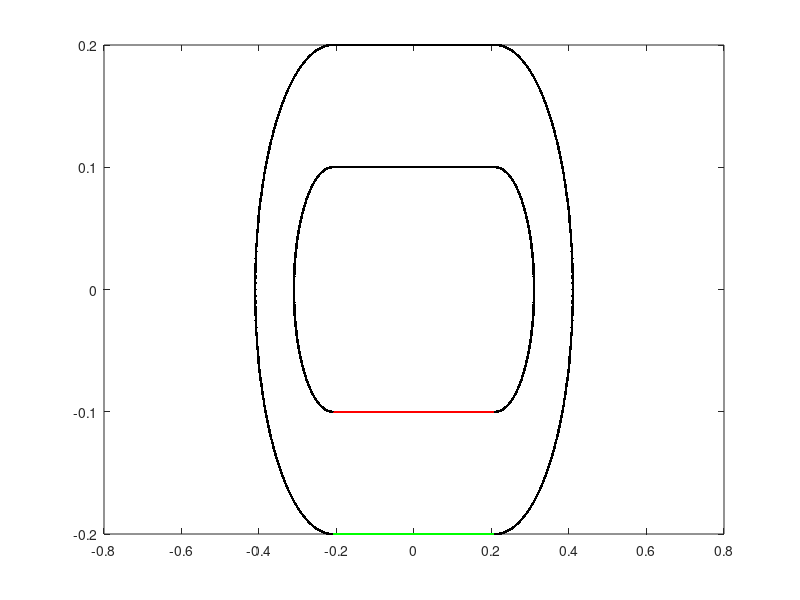

Recreate this plot in MATLAB.
%Racetrack with prescribed peristalsis and pericardium

L = 1;                              % length of computational domain (m)
N = 512;                            % number of Cartesian grid meshwidths at the finest level of the AMR grid
dx = L/N;                           % Cartesian mesh width (m)
ds = L/(2*N);                       % space between boundary points in straight tube

%%%%%%%%%%%%%%%%%%%%%%%%%%%%%%%%%%%%%%%%%%%%%%%%%%%
%%%%%%%%%%%%%%%%%%%%%%%%%%%%%%%%%%%%%%%%%%%%%%%%%%%
%Parameters for the racetrack

Let = 0.4;                          % Length of elastic tube (m)
Nend = 10;                           % Number of rigid points on each end of elastic section
Lt = Let+2*Nend*ds;                 % Length of straight section with three rigid points on each end

diameter = 0.1;                     % diameter of the tube
R2 = 0.1;                           % radius of inner wall
R1 = R2+diameter;                   % radius of outer wall
percont = 0.8;                      %percent contraction for applied force peristalsis

Nstraight = 2*ceil(Lt/ds);          % number of points along each straight section
Ncurve = 2*ceil(pi*R1/ds);          % number of points along each curved section
Nrace = Nstraight+2*Ncurve;         % number of points making up the racetrack part
dtheta = pi/(Ncurve/2);             % angle increment for drawing curved edges

mesh_name = 'heart_';               % structure name

centery = 0;                        % y-position of center of curved sections
centerx1 = -0.5*Lt;                 % x-position of center of left curved section
centerx2 = 0.5*Lt;                  % x-position of center of right curved section

%%%%%%%%%%%%%%%%%%%%%%%%%%%%%%%%%%%%%%%%%%%%%%%%%%%%%%%%%%
%%%%%%%%%%%%%%%%%%%%%%%%%%%%%%%%%%%%%%%%%%%%%%%%%%%%%%%%%
% Parameters for the pericardium
%Dp = 2*diameter;                    %diameter of the pericardium
%Nperi = 2*ceil((Dp-diameter)/ds);  % number of boundary points along the sides of the pericardium
%Nperitot = Nperi + Nstraight;       % total number of pericardium points

%%%%%%%%%%%%%%%%%%%%%%%%%%%%%%%%%%%%%%%%%%%%%%%%%%%%%%%%%%
%%%%%%%%%%%%%%%%%%%%%%%%%%%%%%%%%%%%%%%%%%%%%%%%%%%%%%%%%
% Parameters for the actuator
%La = 0.04;                          % length of the actuator section
%NLa = ceil(La/ds);                  % number of points along each actuator
%Ca = 0.25*Lt;                       % center of the actuator section
%NCa = ceil(ceil(Nstraight/2)*Ca/Lt); % index of the center point
%Na1 = NCa - ceil(NLa/2);            % index of the starting point with respect to the elastic section
%Na2 = Na1+NLa-1;                    % index of the ending point with respect to the elastic section

%%%%%%%%%%%%%%%%%%%%%%%%%%%%%%%%%%%%%%%%%%%%%%%%%%%%%%%%%%
%%%%%%%%%%%%%%%%%%%%%%%%%%%%%%%%%%%%%%%%%%%%%%%%%%%%%%%%%
% Parameters for the prescribed peristalsis
Lap = 0.3;                          % length of the actuator section
NLap = ceil(Lap/ds);                  % number of points along each actuator
Cap = 0.5*Lt;                       % center of the actuator section
NCap = ceil(ceil(Nstraight/2)*Cap/Lt); % index of the center point
Na1p = NCap - ceil(NLap/2);            % index of the starting point with respect to the elastic section
Na2p = Na1p+NLap-1;                    % index of the ending point with respect to the elastic section


%%%%%%%%%%%%%%%%%%%%%%%%%%%%%%%%%%%%%%%%%%%
%%%%%%%%%%%%%%%%%%%%%%%%%%%%%%%%%%%%%%%%%%%

% Parameters for applied force peristalsis
%Lnperi = 0.05;                          % length of the end of the flexible tube without peristalsis
%Lperi = Lt-2*Lnperi;                      % length of the peristalsis section of tube
%Nperist = ceil(Lperi/ds);                 % number of peristaltic points on top or bottom of tube
%NCent = ceil(Nstraight/4);                 %index of center of elastic tube
%Nperi1 = NCent-ceil(0.5*Nperist);           % index of the starting point with respect to the elastic section
%Nperi2 = Nperi1+Nperist-1;                  %index of the ending point with respect to the elastic section

%%%%%%%%%%%%%%%%%%%%%%%%%%%%%%%%%%%%%%%%%%%
%%%%%%%%%%%%%%%%%%%%%%%%%%%%%%%%%%%%%%%%%%%
% parameters for markers
Nmarkersx = 11;                     %number of columns of markers
Nmarkersy = 11;                     %number of markers in each column
Nmarkers=Nmarkersx*Nmarkersy;       %total number of markers
dmx = Let/(Nmarkersx-1);            %space between markers in x-direction
dmy = diameter/(Nmarkersy-1);       %space between markers in y-direction

%%%%%%%%%%%%%%%%%%%%%%%%%%%%%%%%%%%%%%%%%%%
%%%%%%%%%%%%%%%%%%%%%%%%%%%%%%%%%%%%%%%%%%%
% material parameters
kappa_spring = 30.0;               % spring constant (Newton)
kappa_beam = 0.3;                 % beam stiffness constant (Newton m^2) %2.5e-2 works for Wo>=5
kappa_target = kappa_spring;        % target point penalty spring constant (Newton)
Fmag = 4.0e0;                % this is my best guess at a reasonable applied force %4.0e0 works for Wo>=5
phase = 0;                      %initial phase of the oscillating force, where F=Fmag*phase and phase = (1+sin(2*pi*f*t-pi/2));

%%%%%%%%%%%%%%%%%%%%%%%%%%%%%%%%%%%%%%%%%%%%%%%%%%%%%%%%%%%%%%%%%%%%%%%%%%%%%%%%
%%%%%%%%%%%%%%%%%%%%%%%%%%%%%%
% Make the elastic section of the tube
% Write out the vertex information

vertex_fid = fopen([mesh_name 'tube_' num2str(N) '.vertex'], 'w');
fprintf(vertex_fid, '%d\n', Nstraight);

%top part
for i=1:ceil(Nstraight/2)
    ytop = centery-R2;
    xtop = -Lt/2+(i-1)*ds;
    fprintf(vertex_fid, '%1.16e %1.16e\n', xtop, ytop);
end

%bottom part
for i=ceil(Nstraight/2)+1:Nstraight
    ybot = centery-R1;
    xbot = -Lt/2+(i-ceil(Nstraight/2)-1)*ds;
    fprintf(vertex_fid, '%1.16e %1.16e\n', xbot, ybot);
end
fclose(vertex_fid);

%%%%%%%%%%%%%%%%%%%%%%%%%%%%%%%%%%%%%%%%%%%%%%%%%%%%%%%%%%%%%%%%%%%%%%%%%%%%%%%%
%%%%%%%%%%%%%%%%%%%%%%%%%%%%%%
% Make markers as vertices with no material properties

vertex_fid = fopen(['markers_' num2str(N) '.vertex'], 'w');
fprintf(vertex_fid, '%d\n', Nmarkers);

%top part
for i=0:Nmarkersx-1
    for j=0:Nmarkersy-1
        y = centery-R2-j*dmy;
        x = -Let/2+i*dmx;
    fprintf(vertex_fid, '%1.16e %1.16e\n', x, y);
    end
end


%%%%%%%%%%%%%%%%%%%%%%%%%%%%%%%%%%%%%%%%%%%%%%%%%%%%%%%%%%%%%%%%%%%%%%%%%%%%%%%%
%%%%%%%%%%%%%%%%%%%%%%%%%%%%%%
% actuator part
% Write out the vertex information
%
%top part
%vertex_fid = fopen(['actuator_top_' num2str(N) '.vertex'], 'w');
%fprintf(vertex_fid, '%d\n', NLa);
%
%for i=Na1:Na2,
%    ytop = centery-R2;
%    xtop = -Lt/2+i*ds;
%    fprintf(vertex_fid, '%1.16e %1.16e\n', xtop, ytop);
%end
%fclose(vertex_fid);
%
%bottom part
%vertex_fid = fopen(['actuator_bot_' num2str(N) '.vertex'], 'w');
%fprintf(vertex_fid, '%d\n', NLa);
%
%for i=Na1:Na2,
%    ybot = centery-R1;
%    xbot = -Lt/2+i*ds;
%    fprintf(vertex_fid, '%1.16e %1.16e\n', xbot, ybot);
%end
%fclose(vertex_fid);
%
%%%%%%%%%%%%%%%%%%%%%%%%%%%%%%%%%%%%%%%%%%%%%%%%%%%%%%%%%%%%%%%%%%%%%%%%%%%%%%%%
%%%%%%%%%%%%%%%%%%%%%%%%%%%%%%
% prescribed peristalsis part
% Write out the vertex information

% Allocate space for variables
ytop_elastic = zeros(1,ceil(Nstraight/2));
xtop_elastic = zeros(1,ceil(Nstraight/2));
ybot_elastic = zeros(1,ceil(Nstraight/2));
xbot_elastic = zeros(1,ceil(Nstraight/2));

% Vertex information
vertex_fid = fopen([mesh_name 'tube_' num2str(N) '.vertex'], 'w');
fprintf(vertex_fid, '%d\n', 2*Nstraight);

% Top section, elastic tube
for i = 1:Nstraight
    ytop_elastic(1,i) = centery-R2;
    xtop_elastic(1,i) = -Lt/2+(i-1)*0.5*ds;
    fprintf(vertex_fid, '%1.16e %1.16e\n', xtop_elastic(1,i), ytop_elastic(1,i));
end

% Bottom section, elastic tube
for  i = 1:Nstraight
    ybot_elastic(1,i) = centery-R1;
    xbot_elastic(1,i) = -Lt/2+(i-1)*0.5*ds;
    fprintf(vertex_fid, '%1.16e %1.16e\n', xbot_elastic(1,i), ybot_elastic(1,i));
end

fclose(vertex_fid);

% Plots elastic tube vertices
plot(xtop_elastic,ytop_elastic,'r.')
hold on
plot(xbot_elastic,ybot_elastic,'g.')
%%%%%%%%%%%%%%%%%%%%%%%%%%%%%%%%%%%%%%%%%%%%%%%%%%%%%%%%%%%%%%%%%%%%%%%%%%%%%%%%
%%%%%%%%%%%%%%%%%%%%%%%%%%%%%%
% valveless pumping applied force
% Use either the target point actuator or the applied force, but not both.
% Write out the vertex information
%
%vertex_fid = fopen(['vp_aforce_' num2str(N) '.vertex'], 'w');
%fprintf(vertex_fid, '%d\n', 2*NLa);
%
%top points
%for i=Na1:Na2,
%    ytop = centery-R2;
%    xtop = -Lt/2+i*ds;
%    fprintf(vertex_fid, '%1.16e %1.16e\n', xtop, ytop);
%end
%
%bottom points
%for i=Na1:Na2,
%    ybot = centery-R1;
%    xbot = -Lt/2+i*ds;
%    fprintf(vertex_fid, '%1.16e %1.16e\n', xbot, ybot);
%end
%fclose(vertex_fid);
%
%%%%%%%%%%%%%%%%%%%%%%%%%%%%%%%%%%%%%%%%%%%%%%%%%%%%%%%%%%%%%%%%%%%%%%%%%%%%%%%%
%%%%%%%%%%%%%%%%%%%%%%%%%%%%%%
% peristalsis applied force
% Use either the target point actuator or the applied force, but not both.
% Write out the vertex information
%
%vertex_fid = fopen(['peri_aforce_' num2str(N) '.vertex'], 'w');
%fprintf(vertex_fid, '%d\n', 2*Nperist);
%
%top points
%for i=Nperi1:Nperi2,
%    ytop = centery-R2;
%    xtop = -Lt/2+i*ds;
%    fprintf(vertex_fid, '%1.16e %1.16e\n', xtop, ytop);
%end
%
%bottom points
%for i=Nperi1:Nperi2,
%    ybot = centery-R1;
%    xbot = -Lt/2+i*ds;
%    fprintf(vertex_fid, '%1.16e %1.16e\n', xbot, ybot);
%end
%fclose(vertex_fid);
%
%%%%%%%%%%%%%%%%%%%%%%%%%%%%%%%%%%%%%%%%%%%%%%%%%%%%%%%%%%%%%%%%%%%%%%%%%%%%%%%%
%%%%%%%%%%%%%%%%%%%%%%%%%%%%%%
% race track part
% Write out the vertex information

% Allocate Space
x_race = zeros(1,Nrace);
y_race = zeros(1,Nrace);

vertex_fid = fopen([mesh_name 'race_' num2str(N) '.vertex'], 'w');
fprintf(vertex_fid, '%d\n', Nrace);

%right inner curved part of racetrack 
for i=1:ceil(Ncurve/2)
    theta = (i-1)*dtheta-pi/2;
    y_race(1,i) = centery+R2*sin(theta);
    x_race(1,i) = Lt/2+R2*cos(theta);
    fprintf(vertex_fid, '%1.16e %1.16e\n', x_race(1,i), y_race(1,i));
end

%straight inner section on the top
for i = ceil(Ncurve/2)+1:ceil(Ncurve/2)+ceil(Nstraight/2)
    y_race(1,i) = centery+R2;
    x_race(1,i) = centerx2-(i-ceil(Ncurve/2)-1)*ds;
    fprintf(vertex_fid, '%1.16e %1.16e\n', x_race(1,i), y_race(1,i));
end

%left inner curved part of racetrack
for i = ceil(Ncurve/2)+ceil(Nstraight/2)+1:Ncurve+ceil(Nstraight/2)
    theta = pi/2+(i-(ceil(Ncurve/2)+ceil(Nstraight/2))-1)*dtheta;
    y_race(1,i) = centery+R2*sin(theta);
    x_race(1,i) = centerx1+R2*cos(theta);
    fprintf(vertex_fid, '%1.16e %1.16e\n', x_race(1,i), y_race(1,i));
end

%right outer curved part of racetrack 
for i=Ncurve+ceil(Nstraight/2)+1:Ncurve+ceil(Ncurve/2)+ceil(Nstraight/2),
    theta=(i-(Ncurve+ceil(Nstraight/2))-1)*dtheta-pi/2;
    y_race(1,i) = centery+R1*sin(theta);
    x_race(1,i) = Lt/2+R1*cos(theta);
    fprintf(vertex_fid, '%1.16e %1.16e\n', x_race(1,i), y_race(1,i));
end

%straight outer section on the top
for i = Ncurve+ceil(Ncurve/2)+ceil(Nstraight/2)+1:Ncurve+ceil(Ncurve/2)+Nstraight,
    y_race(1,i) = centery+R1;
    x_race(1,i) = centerx2-(i-(Ncurve+ceil(Ncurve/2)+ceil(Nstraight/2))-1)*ds;
    fprintf(vertex_fid, '%1.16e %1.16e\n', x_race(1,i), y_race(1,i));
end


%left outer curved part of racetrack
for i = Ncurve+ceil(Ncurve/2)+Nstraight+1:2*Ncurve+Nstraight,
    theta = pi/2+(i-(Ncurve+ceil(Ncurve/2)+Nstraight)-1)*dtheta;
    y_race(1,i) = centery+R1*sin(theta);
    x_race(1,i) = centerx1+R1*cos(theta);
    fprintf(vertex_fid, '%1.16e %1.16e\n', x_race(1,i), y_race(1,i));
end
fclose(vertex_fid);

% Plots the racetrack vertices
plot(x_race,y_race,'k.')


%%%%%%%%%%%%%%%%%%%%%%%%%%%%%%%%%%%%%%%%%%%%%%%%%%%%%%%%%%%%%%%%%%%%%%%%%%%%%%%%
%%%%%%%%%%%%%%%%%%%%%%%%%%%%%%%%%%%%%%%%%%%%%%%%%%%%%%%%%%%%%%%%%%%%%%%%
% Pericardium
% Write out the vertex information
%
%vertex_fid = fopen([mesh_name 'peri_' num2str(N) '.vertex'], 'w');
%fprintf(vertex_fid, '%d\n', Nperitot);
%
% make the top and bottom of the pericardium
%for i=1:ceil(Nstraight/2),
%    ytop = centery-(R2-(Dp-diameter)/2);
%    xtop = -Lt/2+(i-1)*ds;
%    fprintf(vertex_fid, '%1.16e %1.16e\n', xtop, ytop);
%end
%
%for i=ceil(Nstraight/2)+1:Nstraight,
%    ybot = centery-R1-(Dp-diameter)/2;
%    xbot = -Lt/2+(i-ceil(Nstraight/2)-1)*ds;
%    fprintf(vertex_fid, '%1.16e %1.16e\n', xbot, ybot);
%end

% make the four side pieces
%for i=Nstraight+1:Nstraight+ceil(Nperi/4),
%    y = centery-(R1+(Dp-diameter)/2)+(i-Nstraight-1)*ds;
%    x = -Lt/2;
%    fprintf(vertex_fid, '%1.16e %1.16e\n', x, y);
%end
%
%for i=Nstraight+ceil(Nperi/4)+1:Nstraight+ceil(Nperi/2),
%    y = centery-R2+(i-Nstraight-ceil(Nperi/4)-1)*ds;
%    x = -Lt/2;
%    fprintf(vertex_fid, '%1.16e %1.16e\n', x, y);
%end
%
%for i=Nstraight+ceil(Nperi/2)+1:Nstraight+ceil(3*Nperi/4),
%    y = centery-(R1+(Dp-diameter)/2)+(i-Nstraight-ceil(Nperi/2)-1)*ds;
%    x = Lt/2;
%    fprintf(vertex_fid, '%1.16e %1.16e\n', x, y);
%end
%
%for i=Nstraight+ceil(3*Nperi/4)+1:Nperitot,
%    y = centery-R2+(i-Nstraight-ceil(3*Nperi/4)-1)*ds;
%    x = Lt/2;
%    fprintf(vertex_fid, '%1.16e %1.16e\n', x, y);
%end
%fclose(vertex_fid);
%
%%%%%%%%%%%%%%%%%%%%%%%%%%%%%%%%%%%%%%%%%%%%%%%%%%%%%%%%%%%%%%%%%%%%%%%%%%%%%%%%
%%%%%%%%%%%%%%%%%%%%%%%%%%%%%%%%%%%%%%%%%%%%%%%%%%%%%%%%%%%%%%%%%%%%%%%%%%%%%%%%
% Write out the spring information for the elastic section

spring_fid = fopen([mesh_name 'tube_' num2str(N) '.spring'], 'w');
fprintf(spring_fid, '%d\n', Nstraight-2);

%elastic part of tube
for i = 0:ceil(Nstraight/2)-2
    fprintf(spring_fid, '%d %d %1.16e %1.16e\n', i, i+1, kappa_spring*ds/(ds^2), ds);
end

for i = ceil(Nstraight/2):Nstraight-2
    fprintf(spring_fid, '%d %d %1.16e %1.16e\n', i, i+1, kappa_spring*ds/(ds^2), ds);
end

fclose(spring_fid);
%
% %%%%%%%%%%%%%%%%%%%%%%%%%%%%%%%%%%%%%%%%%%%%%%%%%%%%%%%%%%%%%%%%%%%%%%%%%%%%%%%%
% %%%%%%%%%%%%%%%%%%%%%%%%%%%%%%%%%%%%%%%%%%%%%%%%%%%%%%%%%%%%%%%%%%%%%%%%%%%%%%%%
%
% Write out the spring information for the valveless pumping applied force
%
%spring_fid = fopen(['vp_aforce_' num2str(N) '.spring'], 'w');
%fprintf(spring_fid, '%d\n', NLa);
%
%elastic part of tube
%for i = 0:(NLa-1),
%    fprintf(spring_fid, '%d %d %1.16e %1.16e %d\n', i, i+NLa, Fmag, phase, 1);
%end
%
%fclose(spring_fid);
%
% %%%%%%%%%%%%%%%%%%%%%%%%%%%%%%%%%%%%%%%%%%%%%%%%%%%%%%%%%%%%%%%%%%%%%%%%%%%%%%%%
% %%%%%%%%%%%%%%%%%%%%%%%%%%%%%%%%%%%%%%%%%%%%%%%%%%%%%%%%%%%%%%%%%%%%%%%%%%%%%%%%
% Write out the spring information for the peristalsis applied force
%
%spring_fid = fopen(['peri_aforce_' num2str(N) '.spring'], 'w');
%fprintf(spring_fid, '%d\n', Nperist);
%
%elastic part of tube
%for i = 0:(Nperist-1),
%    %fprintf(spring_fid, '%d %d %1.16e %1.16e %d\n', i, i+Nperist, Fmag, phase, 2);
%    fprintf(spring_fid, '%d %d %1.16e %1.16e\n', i, i+Nperist, 0, percont*diameter);
%end
%
%fclose(spring_fid);
%
% %%%%%%%%%%%%%%%%%%%%%%%%%%%%%%%%%%%%%%%%%%%%%%%%%%%%%%%%%%%%%%%%%%%%%%%%%%%%%%%%
% %%%%%%%%%%%%%%%%%%%%%%%%%%%%%%%%%%%%%%%%%%%%%%%%%%%%%%%%%%%%%%%%%%%%%%%%%%%%%%%%
% % Write out the beam information for the elastic section

beam_fid = fopen([mesh_name 'tube_' num2str(N) '.beam'], 'w');
fprintf(beam_fid, '%d\n', Nstraight-4);

%elastic part of tube
for i = 0:ceil(Nstraight/2)-3
    fprintf(beam_fid, '%d %d %d %1.16e\n', i, i+1, i+2, kappa_beam*ds/(ds^4));
end

for i = ceil(Nstraight/2):Nstraight-3
    fprintf(beam_fid, '%d %d %d %1.16e\n', i, i+1, i+2, kappa_beam*ds/(ds^4));
end
fclose(beam_fid);

%%%%%%%%%%%%%%%%%%%%%%%%%%%%%%%%%%%%%%%%%%%%%%%%%%%%%%%%%%%%%%%%%%%%%%%%%%%%%%%%
%%%%%%%%%%%%%%%%%%%%%%%%%%%%%%%%%%%%%%%%%%%%%%%%%%%%%%%%%%%%%%%%%%%%%%%%%%%%%%%%

% Write out the target point information for the ends of the elastic tube
target_fid = fopen([mesh_name 'tube_' num2str(N) '.target'], 'w');

fprintf(target_fid, '%d\n', 4*Nend);

for i = 0:Nend-1,
    fprintf(target_fid, '%d %1.16e\n', i, kappa_target*ds/(ds^2));
end

for i = ceil(Nstraight/2)-Nend:ceil(Nstraight/2)-1,
    fprintf(target_fid, '%d %1.16e\n', i, kappa_target*ds/(ds^2));
end

for i = ceil(Nstraight/2):ceil(Nstraight/2)+Nend-1,
    fprintf(target_fid, '%d %1.16e\n', i, kappa_target*ds/(ds^2));
end

for i = Nstraight-Nend:Nstraight-1,
    fprintf(target_fid, '%d %1.16e\n', i, kappa_target*ds/(ds^2));
end

fclose(target_fid);

%%%%%%%%%%%%%%%%%%%%%%%%%%%%%%%%%%%%%%%%%%%%%%%%%%%%%%%%%%%%%%%%%%%%%%%%%%%%%%%%
% Write out the target point information for the actuator

%top actuator
%target_fid = fopen(['actuator_top_' num2str(N) '.target'], 'w');
%fprintf(target_fid, '%d\n', NLa);
%
%for i = 0:NLa-1,
%    fprintf(target_fid, '%d %1.16e\n', i, kappa_target*ds/(ds^2));
%end
%
%fclose(target_fid);
%
%bottom actuator
%target_fid = fopen(['actuator_bot_' num2str(N) '.target'], 'w');
%fprintf(target_fid, '%d\n', NLa);
%
%for i = 0:NLa-1,
%    fprintf(target_fid, '%d %1.16e\n', i, kappa_target*ds/(ds^2));
%end
%
%fclose(target_fid);
%
%%%%%%%%%%%%%%%%%%%%%%%%%%%%%%%%%%%%%%%%%%%%%%%%%%%%%%%%%%%%%%%%%%%%%%%%%%%%%%%%
% Write out the target point information for the actuator
%
%top prescribed peristalsis
target_fid = fopen(['pperi_top_' num2str(N) '.target'], 'w');
fprintf(target_fid, '%d\n', NLap);

for i = 0:NLap-1,
    fprintf(target_fid, '%d %1.16e\n', i, kappa_target*ds/(ds^2));
end

fclose(target_fid);

%bottom prescribed peristalsis
target_fid = fopen(['pperi_bot_' num2str(N) '.target'], 'w');
fprintf(target_fid, '%d\n', NLap);

for i = 0:NLap-1,
    fprintf(target_fid, '%d %1.16e\n', i, kappa_target*ds/(ds^2));
end

fclose(target_fid);

%%%%%%%%%%%%%%%%%%%%%%%%%%%%%%%%%%%%%%%%%%%%%%%%%%%%%%%%%%%%%%%%%%%%%%%%%%%%%%%%
% Write out the target point information for the racetrack
target_fid = fopen([mesh_name 'race_' num2str(N) '.target'], 'w');

fprintf(target_fid, '%d\n', Nrace);

for i = 0:Nrace-1,
    fprintf(target_fid, '%d %1.16e\n', i, kappa_target*ds/(ds^2));
end

fclose(target_fid);

%%%%%%%%%%%%%%%%%%%%%%%%%%%%%%%%%%%%%%%%%%%%%%%%%%%%%%%%%%%%%%%%%%%%%%%%%%%%%%%%
% Write out the target point information for the pericardium
%target_fid = fopen([mesh_name 'peri_' num2str(N) '.target'], 'w');
%
%fprintf(target_fid, '%d\n', Nperitot);
%
%for i = 0:Nperitot-1,
%    fprintf(target_fid, '%d %1.16e\n', i, kappa_target*ds/(ds^2));
%end
%
%fclose(target_fid);

%%%%%%%%%%%%%%%%%%%%%%%%%%%%%%%%%%%%%%%%%%%%%%%%%%%%%%%%%%%%%%%%%%%%%%%%%%%%%%%%
